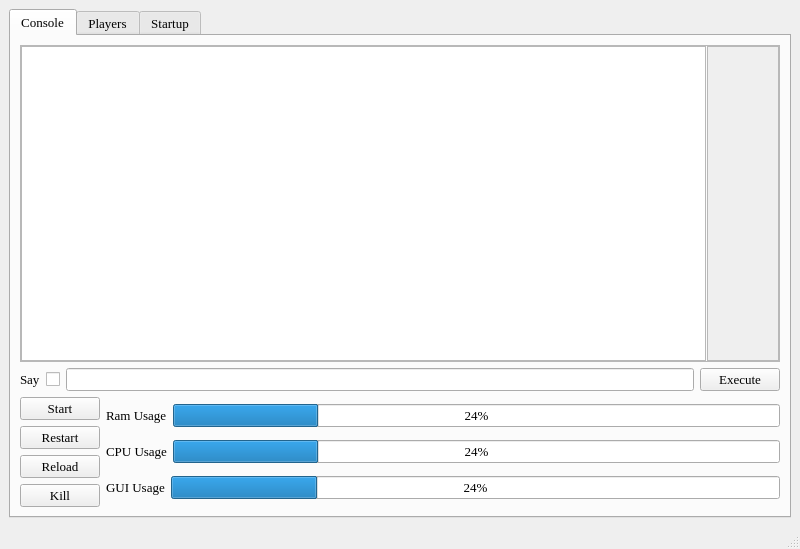
<?xml version="1.0" encoding="UTF-8"?>
<ui version="4.0">
 <class>ServerGui</class>
 <widget class="QMainWindow" name="ServerGui">
  <property name="geometry">
   <rect>
    <x>0</x>
    <y>0</y>
    <width>800</width>
    <height>549</height>
   </rect>
  </property>
  <property name="baseSize">
   <size>
    <width>1000</width>
    <height>715</height>
   </size>
  </property>
  <property name="font">
   <font>
    <kerning>true</kerning>
   </font>
  </property>
  <property name="acceptDrops">
   <bool>false</bool>
  </property>
  <property name="windowTitle">
   <string>Server Gui - iBlitzkriegi</string>
  </property>
  <widget class="QWidget" name="centralwidget">
   <layout class="QVBoxLayout" name="verticalLayout_8">
    <item>
     <widget class="QTabWidget" name="tabWidget">
      <property name="font">
       <font>
        <family>Times New Roman</family>
        <pointsize>10</pointsize>
        <weight>50</weight>
        <bold>false</bold>
        <strikeout>false</strikeout>
        <kerning>true</kerning>
       </font>
      </property>
      <property name="currentIndex">
       <number>0</number>
      </property>
      <widget class="QWidget" name="tab">
       <attribute name="title">
        <string>Console</string>
       </attribute>
       <layout class="QVBoxLayout" name="verticalLayout_6">
        <item>
         <layout class="QVBoxLayout" name="verticalLayout_5">
          <item>
           <layout class="QVBoxLayout" name="verticalLayout_4">
            <item>
             <widget class="QSplitter" name="splitter">
              <property name="baseSize">
               <size>
                <width>0</width>
                <height>0</height>
               </size>
              </property>
              <property name="contextMenuPolicy">
               <enum>Qt::DefaultContextMenu</enum>
              </property>
              <property name="layoutDirection">
               <enum>Qt::LeftToRight</enum>
              </property>
              <property name="autoFillBackground">
               <bool>false</bool>
              </property>
              <property name="frameShape">
               <enum>QFrame::StyledPanel</enum>
              </property>
              <property name="frameShadow">
               <enum>QFrame::Plain</enum>
              </property>
              <property name="orientation">
               <enum>Qt::Horizontal</enum>
              </property>
              <property name="handleWidth">
               <number>1</number>
              </property>
              <property name="childrenCollapsible">
               <bool>true</bool>
              </property>
              <widget class="QListWidget" name="listWidget">
               <property name="baseSize">
                <size>
                 <width>0</width>
                 <height>0</height>
                </size>
               </property>
              </widget>
              <widget class="QScrollArea" name="scrollArea">
               <property name="font">
                <font>
                 <family>Times New Roman</family>
                 <pointsize>10</pointsize>
                 <weight>50</weight>
                 <bold>false</bold>
                 <strikeout>false</strikeout>
                 <kerning>true</kerning>
                </font>
               </property>
               <property name="widgetResizable">
                <bool>true</bool>
               </property>
               <widget class="QWidget" name="scrollAreaWidgetContents_2">
                <property name="geometry">
                 <rect>
                  <x>0</x>
                  <y>0</y>
                  <width>69</width>
                  <height>188</height>
                 </rect>
                </property>
                <layout class="QVBoxLayout" name="verticalLayout">
                 <item>
                  <widget class="QLabel" name="output_label">
                   <property name="font">
                    <font>
                     <family>Times New Roman</family>
                     <pointsize>10</pointsize>
                     <weight>50</weight>
                     <bold>false</bold>
                     <strikeout>false</strikeout>
                     <kerning>true</kerning>
                    </font>
                   </property>
                   <property name="text">
                    <string/>
                   </property>
                  </widget>
                 </item>
                </layout>
               </widget>
              </widget>
             </widget>
            </item>
            <item>
             <layout class="QHBoxLayout" name="horizontalLayout">
              <item>
               <widget class="QLabel" name="checkbox_label">
                <property name="font">
                 <font>
                  <family>Times New Roman</family>
                  <pointsize>10</pointsize>
                  <weight>50</weight>
                  <bold>false</bold>
                  <strikeout>false</strikeout>
                  <kerning>true</kerning>
                 </font>
                </property>
                <property name="text">
                 <string>Say</string>
                </property>
               </widget>
              </item>
              <item>
               <widget class="QCheckBox" name="say_checkbox">
                <property name="font">
                 <font>
                  <family>Times New Roman</family>
                  <pointsize>10</pointsize>
                  <weight>50</weight>
                  <bold>false</bold>
                  <strikeout>false</strikeout>
                  <kerning>true</kerning>
                 </font>
                </property>
                <property name="text">
                 <string/>
                </property>
               </widget>
              </item>
              <item>
               <widget class="QLineEdit" name="input_lineedit">
                <property name="font">
                 <font>
                  <family>Times New Roman</family>
                  <pointsize>10</pointsize>
                  <weight>50</weight>
                  <bold>false</bold>
                  <strikeout>false</strikeout>
                  <kerning>true</kerning>
                 </font>
                </property>
               </widget>
              </item>
              <item>
               <widget class="QPushButton" name="execute_button">
                <property name="font">
                 <font>
                  <family>Times New Roman</family>
                  <pointsize>10</pointsize>
                  <weight>50</weight>
                  <bold>false</bold>
                  <strikeout>false</strikeout>
                  <kerning>true</kerning>
                 </font>
                </property>
                <property name="text">
                 <string>Execute</string>
                </property>
               </widget>
              </item>
             </layout>
            </item>
           </layout>
          </item>
          <item>
           <layout class="QHBoxLayout" name="horizontalLayout_5">
            <item>
             <layout class="QVBoxLayout" name="verticalLayout_2">
              <item>
               <widget class="QPushButton" name="start_button">
                <property name="font">
                 <font>
                  <family>Times New Roman</family>
                  <pointsize>10</pointsize>
                  <weight>50</weight>
                  <bold>false</bold>
                  <strikeout>false</strikeout>
                  <kerning>true</kerning>
                 </font>
                </property>
                <property name="text">
                 <string>Start</string>
                </property>
               </widget>
              </item>
              <item>
               <widget class="QPushButton" name="restart_button">
                <property name="font">
                 <font>
                  <family>Times New Roman</family>
                  <pointsize>10</pointsize>
                  <weight>50</weight>
                  <bold>false</bold>
                  <strikeout>false</strikeout>
                  <kerning>true</kerning>
                 </font>
                </property>
                <property name="text">
                 <string>Restart</string>
                </property>
               </widget>
              </item>
              <item>
               <widget class="QPushButton" name="reload_button">
                <property name="font">
                 <font>
                  <family>Times New Roman</family>
                  <pointsize>10</pointsize>
                  <weight>50</weight>
                  <bold>false</bold>
                  <strikeout>false</strikeout>
                  <kerning>true</kerning>
                 </font>
                </property>
                <property name="text">
                 <string>Reload</string>
                </property>
               </widget>
              </item>
              <item>
               <widget class="QPushButton" name="kill_button">
                <property name="font">
                 <font>
                  <family>Times New Roman</family>
                  <pointsize>10</pointsize>
                  <weight>50</weight>
                  <bold>false</bold>
                  <strikeout>false</strikeout>
                  <kerning>true</kerning>
                 </font>
                </property>
                <property name="text">
                 <string>Kill</string>
                </property>
               </widget>
              </item>
             </layout>
            </item>
            <item>
             <layout class="QVBoxLayout" name="verticalLayout_3">
              <item>
               <layout class="QHBoxLayout" name="horizontalLayout_4">
                <item>
                 <widget class="QLabel" name="label_3">
                  <property name="font">
                   <font>
                    <family>Times New Roman</family>
                    <pointsize>10</pointsize>
                    <weight>50</weight>
                    <bold>false</bold>
                    <strikeout>false</strikeout>
                    <kerning>true</kerning>
                   </font>
                  </property>
                  <property name="text">
                   <string>Ram Usage</string>
                  </property>
                 </widget>
                </item>
                <item>
                 <widget class="QProgressBar" name="ram_progress_bar">
                  <property name="font">
                   <font>
                    <family>Times New Roman</family>
                    <pointsize>10</pointsize>
                    <weight>50</weight>
                    <bold>false</bold>
                    <strikeout>false</strikeout>
                    <kerning>true</kerning>
                   </font>
                  </property>
                  <property name="value">
                   <number>24</number>
                  </property>
                 </widget>
                </item>
               </layout>
              </item>
              <item>
               <layout class="QHBoxLayout" name="horizontalLayout_3">
                <item>
                 <widget class="QLabel" name="label_4">
                  <property name="font">
                   <font>
                    <family>Times New Roman</family>
                    <pointsize>10</pointsize>
                    <weight>50</weight>
                    <bold>false</bold>
                    <strikeout>false</strikeout>
                    <kerning>true</kerning>
                   </font>
                  </property>
                  <property name="text">
                   <string>CPU Usage</string>
                  </property>
                 </widget>
                </item>
                <item>
                 <widget class="QProgressBar" name="cpu_progress_bar">
                  <property name="font">
                   <font>
                    <family>Times New Roman</family>
                    <pointsize>10</pointsize>
                    <weight>50</weight>
                    <bold>false</bold>
                    <strikeout>false</strikeout>
                    <kerning>true</kerning>
                   </font>
                  </property>
                  <property name="value">
                   <number>24</number>
                  </property>
                 </widget>
                </item>
               </layout>
              </item>
              <item>
               <layout class="QHBoxLayout" name="horizontalLayout_2">
                <item>
                 <widget class="QLabel" name="label_5">
                  <property name="font">
                   <font>
                    <family>Times New Roman</family>
                    <pointsize>10</pointsize>
                    <weight>50</weight>
                    <bold>false</bold>
                    <strikeout>false</strikeout>
                    <kerning>true</kerning>
                   </font>
                  </property>
                  <property name="text">
                   <string>GUI Usage</string>
                  </property>
                 </widget>
                </item>
                <item>
                 <widget class="QProgressBar" name="gui_usage_progress_bar">
                  <property name="font">
                   <font>
                    <family>Times New Roman</family>
                    <pointsize>10</pointsize>
                    <weight>50</weight>
                    <bold>false</bold>
                    <strikeout>false</strikeout>
                    <kerning>true</kerning>
                   </font>
                  </property>
                  <property name="value">
                   <number>24</number>
                  </property>
                 </widget>
                </item>
               </layout>
              </item>
             </layout>
            </item>
           </layout>
          </item>
         </layout>
        </item>
       </layout>
      </widget>
      <widget class="QWidget" name="tab_2">
       <attribute name="title">
        <string>Players</string>
       </attribute>
       <layout class="QVBoxLayout" name="verticalLayout_7">
        <item>
         <widget class="QTableWidget" name="tableWidget">
          <property name="sizeAdjustPolicy">
           <enum>QAbstractScrollArea::AdjustToContents</enum>
          </property>
          <column>
           <property name="text">
            <string>Name</string>
           </property>
          </column>
          <column>
           <property name="text">
            <string>IP</string>
           </property>
          </column>
          <column>
           <property name="text">
            <string>Location</string>
           </property>
          </column>
          <column>
           <property name="text">
            <string>Time Joined</string>
           </property>
          </column>
          <column>
           <property name="text">
            <string>Whitelisted</string>
           </property>
          </column>
          <column>
           <property name="text">
            <string>OP</string>
           </property>
          </column>
         </widget>
        </item>
       </layout>
      </widget>
      <widget class="QWidget" name="tab_3">
       <attribute name="title">
        <string>Startup</string>
       </attribute>
       <layout class="QVBoxLayout" name="verticalLayout_11">
        <item alignment="Qt::AlignHCenter">
         <widget class="QLabel" name="current_config_label">
          <property name="font">
           <font>
            <pointsize>20</pointsize>
           </font>
          </property>
          <property name="text">
           <string>Current Configuration: Vixio Server</string>
          </property>
         </widget>
        </item>
        <item>
         <widget class="QPushButton" name="select_server_config_button">
          <property name="font">
           <font>
            <pointsize>15</pointsize>
           </font>
          </property>
          <property name="text">
           <string>Select different server configuration</string>
          </property>
         </widget>
        </item>
        <item>
         <layout class="QHBoxLayout" name="horizontalLayout_6" stretch="0,2">
          <item>
           <widget class="QLabel" name="label">
            <property name="font">
             <font>
              <pointsize>13</pointsize>
             </font>
            </property>
            <property name="text">
             <string>Java Version</string>
            </property>
           </widget>
          </item>
          <item>
           <widget class="QComboBox" name="java_version_combo_box"/>
          </item>
         </layout>
        </item>
        <item>
         <layout class="QHBoxLayout" name="horizontalLayout_7">
          <item>
           <layout class="QVBoxLayout" name="verticalLayout_10">
            <item>
             <widget class="QLabel" name="min_ram_label">
              <property name="minimumSize">
               <size>
                <width>150</width>
                <height>0</height>
               </size>
              </property>
              <property name="maximumSize">
               <size>
                <width>150</width>
                <height>16777215</height>
               </size>
              </property>
              <property name="baseSize">
               <size>
                <width>150</width>
                <height>0</height>
               </size>
              </property>
              <property name="font">
               <font>
                <pointsize>13</pointsize>
               </font>
              </property>
              <property name="text">
               <string>Min. Ram: </string>
              </property>
             </widget>
            </item>
            <item>
             <widget class="QLabel" name="max_ram_label">
              <property name="minimumSize">
               <size>
                <width>150</width>
                <height>0</height>
               </size>
              </property>
              <property name="maximumSize">
               <size>
                <width>150</width>
                <height>16777215</height>
               </size>
              </property>
              <property name="baseSize">
               <size>
                <width>150</width>
                <height>0</height>
               </size>
              </property>
              <property name="font">
               <font>
                <pointsize>13</pointsize>
               </font>
              </property>
              <property name="text">
               <string>Max. Ram: </string>
              </property>
             </widget>
            </item>
           </layout>
          </item>
          <item>
           <layout class="QVBoxLayout" name="verticalLayout_9">
            <item>
             <widget class="QSlider" name="min_ram_slider">
              <property name="orientation">
               <enum>Qt::Horizontal</enum>
              </property>
             </widget>
            </item>
            <item>
             <widget class="QSlider" name="max_ram_slider">
              <property name="orientation">
               <enum>Qt::Horizontal</enum>
              </property>
             </widget>
            </item>
           </layout>
          </item>
         </layout>
        </item>
        <item>
         <layout class="QHBoxLayout" name="horizontalLayout_9">
          <item>
           <widget class="QLabel" name="label_7">
            <property name="font">
             <font>
              <pointsize>13</pointsize>
             </font>
            </property>
            <property name="text">
             <string>JAR file:</string>
            </property>
           </widget>
          </item>
          <item>
           <widget class="QLineEdit" name="jar_file_line_edit"/>
          </item>
          <item>
           <widget class="QPushButton" name="jar_file_button">
            <property name="text">
             <string>...</string>
            </property>
           </widget>
          </item>
         </layout>
        </item>
        <item>
         <layout class="QHBoxLayout" name="horizontalLayout_10">
          <item>
           <widget class="QLabel" name="label_8">
            <property name="font">
             <font>
              <pointsize>13</pointsize>
             </font>
            </property>
            <property name="text">
             <string>Custom arguments:</string>
            </property>
           </widget>
          </item>
          <item>
           <widget class="QLineEdit" name="custom_arguments_line_edit"/>
          </item>
         </layout>
        </item>
        <item>
         <widget class="QPushButton" name="create_server_config_button">
          <property name="font">
           <font>
            <family>Times New Roman</family>
            <pointsize>15</pointsize>
           </font>
          </property>
          <property name="text">
           <string>Create new server configuration</string>
          </property>
         </widget>
        </item>
        <item>
         <widget class="QPushButton" name="launch_server_button">
          <property name="font">
           <font>
            <pointsize>15</pointsize>
           </font>
          </property>
          <property name="text">
           <string>Launch Server</string>
          </property>
         </widget>
        </item>
       </layout>
      </widget>
     </widget>
    </item>
   </layout>
  </widget>
  <widget class="QStatusBar" name="statusbar"/>
 </widget>
 <resources/>
 <connections/>
</ui>
